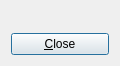
<?xml version="1.0" encoding="UTF-8"?>
<ui version="4.0">
 <class>my_dialog</class>
 <widget class="QDialog" name="my_dialog">
  <property name="geometry">
   <rect>
    <x>0</x>
    <y>0</y>
    <width>120</width>
    <height>66</height>
   </rect>
  </property>
  <property name="windowTitle">
   <string>travis_qmake_gcc_cpp98_qt_qtest</string>
  </property>
  <layout class="QVBoxLayout" name="verticalLayout">
   <item>
    <widget class="QLabel" name="label">
     <property name="text">
      <string/>
     </property>
     <property name="pixmap">
      <pixmap resource="travis_qmake_gcc_cpp98_qt_qtest.qrc">:/images/HelloWorld.png</pixmap>
     </property>
    </widget>
   </item>
   <item>
    <widget class="QPushButton" name="pushButton">
     <property name="text">
      <string>&amp;Close</string>
     </property>
    </widget>
   </item>
  </layout>
 </widget>
 <resources>
  <include location="travis_qmake_gcc_cpp98_qt_qtest.qrc"/>
 </resources>
 <connections/>
</ui>
